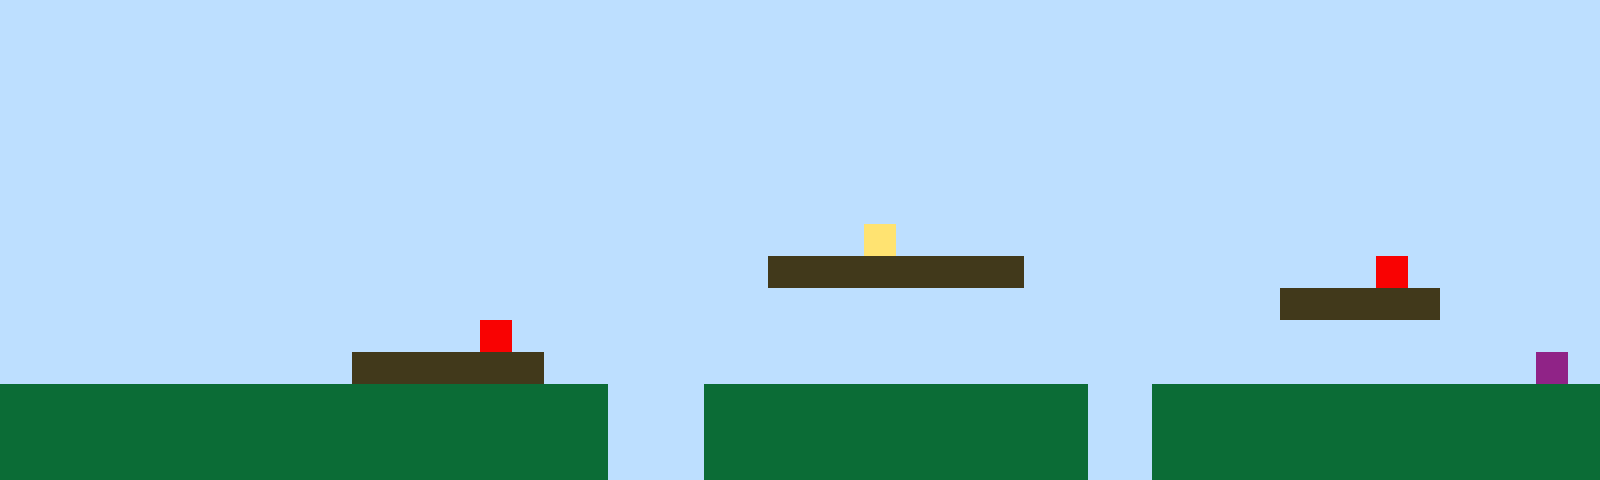

A 2D game scene composited from a Tiled map and its tileset images. What follows is a short description and the map's XML, with every tile layer's data as written:
An orthogonal 50x15 tile map with 32x32 px tiles, 1 tile layer (Tile Layer 1).

<map version="1.10" tiledversion="1.11.2" orientation="orthogonal" renderorder="right-up" width="50" height="15" tilewidth="32" tileheight="32" infinite="0" nextlayerid="2" nextobjectid="1"><editorsettings><export target="map1.csv" format="csv" /></editorsettings><tileset firstgid="1" name="sprites" tilewidth="32" tileheight="32" tilecount="6" columns="3"><image source="sprites.png" width="96" height="64" /></tileset><layer id="1" name="Tile Layer 1" width="50" height="15"><data encoding="csv">1,1,1,1,1,1,1,1,1,1,1,1,1,1,1,1,1,1,1,1,1,1,1,1,1,1,1,1,1,1,1,1,1,1,1,1,1,1,1,1,1,1,1,1,1,1,1,1,1,1,1,1,1,1,1,1,1,1,1,1,1,1,1,1,1,1,1,1,1,1,1,1,1,1,1,1,1,1,1,1,1,1,1,1,1,1,1,1,1,1,1,1,1,1,1,1,1,1,1,1,1,1,1,1,1,1,1,1,1,1,1,1,1,1,1,1,1,1,1,1,1,1,1,1,1,1,1,1,1,1,1,1,1,1,1,1,1,1,1,1,1,1,1,1,1,1,1,1,1,1,1,1,1,1,1,1,1,1,1,1,1,1,1,1,1,1,1,1,1,1,1,1,1,1,1,1,1,1,1,1,1,1,1,1,1,1,1,1,1,1,1,1,1,1,1,1,1,1,1,1,1,1,1,1,1,1,1,1,1,1,1,1,1,1,1,1,1,1,1,1,1,1,1,1,1,1,1,1,1,1,1,1,1,1,1,1,1,1,1,1,1,1,1,1,1,1,1,1,1,1,1,1,1,1,1,1,1,1,1,1,1,1,1,1,1,1,1,1,1,1,1,1,1,1,1,1,1,1,1,1,1,1,1,1,1,1,1,1,1,1,1,1,1,1,1,1,1,1,1,1,1,1,1,1,1,1,1,1,1,1,1,1,1,1,1,1,1,1,1,1,1,1,1,1,1,1,1,1,1,1,1,1,1,1,1,1,1,1,1,1,1,1,1,1,1,1,1,1,1,1,1,1,1,1,1,1,1,1,1,1,1,1,1,1,1,1,1,1,1,1,1,1,1,1,1,1,1,4,1,1,1,1,1,1,1,1,1,1,1,1,1,1,1,1,1,1,1,1,1,1,1,1,1,1,1,1,1,1,1,1,1,1,1,1,1,1,1,1,1,1,1,1,1,1,3,3,3,3,3,3,3,3,1,1,1,1,1,1,1,1,1,1,1,5,1,1,1,1,1,1,1,1,1,1,1,1,1,1,1,1,1,1,1,1,1,1,1,1,1,1,1,1,1,1,1,1,1,1,1,1,1,1,1,1,1,1,1,1,1,1,3,3,3,3,3,1,1,1,1,1,1,1,1,1,1,1,1,1,1,1,1,1,1,1,1,5,1,1,1,1,1,1,1,1,1,1,1,1,1,1,1,1,1,1,1,1,1,1,1,1,1,1,1,1,1,1,1,1,1,1,1,1,1,1,1,1,1,1,1,1,1,3,3,3,3,3,3,1,1,1,1,1,1,1,1,1,1,1,1,1,1,1,1,1,1,1,1,1,1,1,1,1,1,1,1,1,1,1,6,1,2,2,2,2,2,2,2,2,2,2,2,2,2,2,2,2,2,2,2,1,1,1,2,2,2,2,2,2,2,2,2,2,2,2,1,1,2,2,2,2,2,2,2,2,2,2,2,2,2,2,2,2,2,2,2,2,2,2,2,2,2,2,2,2,2,2,2,2,2,1,1,1,2,2,2,2,2,2,2,2,2,2,2,2,1,1,2,2,2,2,2,2,2,2,2,2,2,2,2,2,2,2,2,2,2,2,2,2,2,2,2,2,2,2,2,2,2,2,2,1,1,1,2,2,2,2,2,2,2,2,2,2,2,2,1,1,2,2,2,2,2,2,2,2,2,2,2,2,2,2</data></layer></map>
